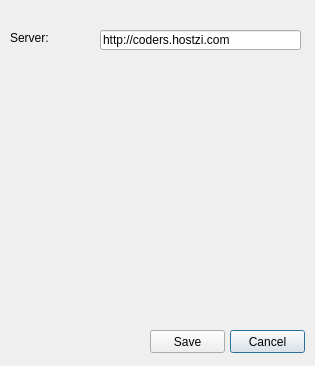
<?xml version="1.0" encoding="UTF-8"?>
<ui version="4.0">
 <class>cSettingDialog</class>
 <widget class="QDialog" name="cSettingDialog">
  <property name="geometry">
   <rect>
    <x>0</x>
    <y>0</y>
    <width>315</width>
    <height>366</height>
   </rect>
  </property>
  <property name="windowTitle">
   <string>Dialog</string>
  </property>
  <widget class="QLabel" name="setting_lab_serv_title">
   <property name="geometry">
    <rect>
     <x>10</x>
     <y>30</y>
     <width>81</width>
     <height>16</height>
    </rect>
   </property>
   <property name="text">
    <string>Server:</string>
   </property>
  </widget>
  <widget class="QLineEdit" name="lineEdit">
   <property name="geometry">
    <rect>
     <x>100</x>
     <y>30</y>
     <width>201</width>
     <height>20</height>
    </rect>
   </property>
   <property name="text">
    <string>http://coders.hostzi.com</string>
   </property>
  </widget>
  <widget class="QPushButton" name="pushButton_2">
   <property name="geometry">
    <rect>
     <x>230</x>
     <y>330</y>
     <width>75</width>
     <height>23</height>
    </rect>
   </property>
   <property name="text">
    <string>Cancel</string>
   </property>
  </widget>
  <widget class="QPushButton" name="pushButton">
   <property name="geometry">
    <rect>
     <x>150</x>
     <y>330</y>
     <width>75</width>
     <height>23</height>
    </rect>
   </property>
   <property name="text">
    <string>Save</string>
   </property>
  </widget>
 </widget>
 <resources/>
 <connections/>
</ui>
